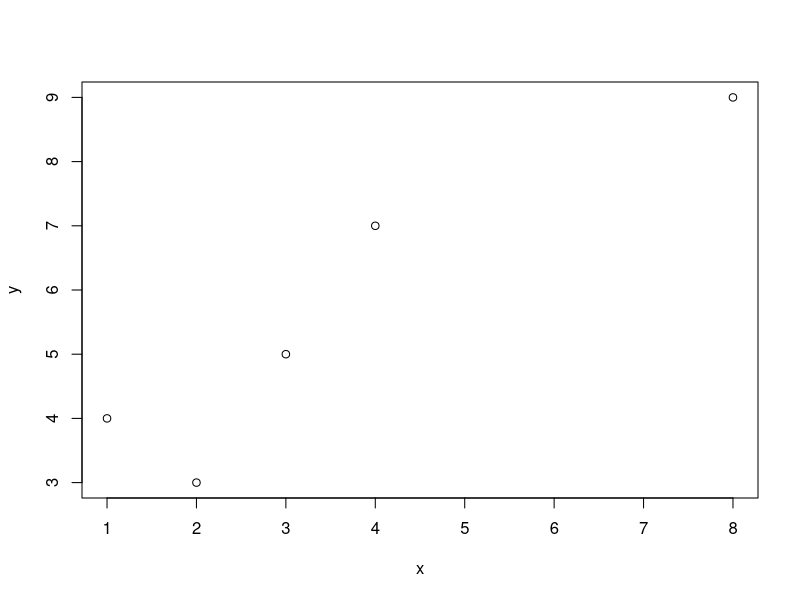

Here is the R script that generated this plot:
## exercise from stats week lecture 9 - day 4

x <- c(1, 2, 3, 4, 8)
y <- c(4, 3, 5, 7, 9)
model1 <- lm(y~x)
model1
summary(model1)
anova(model1)
resid(model1)
cov(x,y)
var(x)
plot(y~x)
